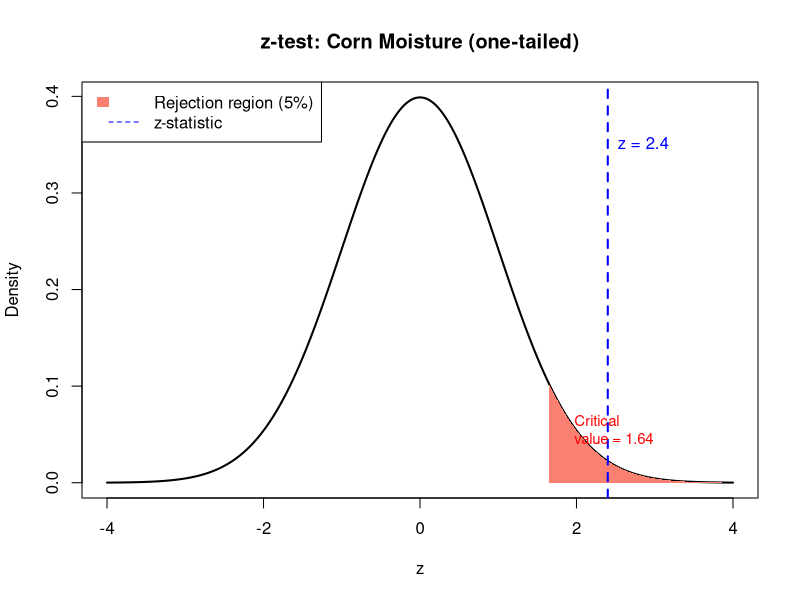

This chart was generated by the following R code:
## ---- chunk 1
# Corn moisture example
y_bar  <- 14.6   # sample mean
mu0    <- 14.0   # null hypothesis mean
sigma  <- 1.5    # known population SD
n      <- 36     # sample size

# Calculate z-statistic
z_stat <- (y_bar - mu0) / (sigma / sqrt(n))
cat("z-statistic:", z_stat, "\n")

# One-tailed p-value (right tail: Ha: mu > mu0)
p_one_tail <- pnorm(z_stat, lower.tail = FALSE)
cat("One-tailed p-value:", round(p_one_tail, 4), "\n")

# Two-tailed p-value
p_two_tail <- 2 * pnorm(abs(z_stat), lower.tail = FALSE)
cat("Two-tailed p-value:", round(p_two_tail, 4), "\n")

# Critical value for alpha = 0.05, one-tailed
z_crit <- qnorm(0.95)
cat("Critical value (one-tailed, alpha=0.05):", round(z_crit, 3), "\n")
cat("Decision:", ifelse(z_stat > z_crit, "Reject H0", "Fail to reject H0"), "\n")

# --- Two-tailed example ---
# Illustrate the rejection region
x_vals <- seq(-4, 4, length.out = 500)
plot(x_vals, dnorm(x_vals), type = "l", lwd = 2,
     main = "z-test: Corn Moisture (one-tailed)",
     xlab = "z", ylab = "Density")

# Shade rejection region (right tail only)
x_rej <- seq(z_crit, 4, length.out = 100)
polygon(c(x_rej, rev(x_rej)),
        c(dnorm(x_rej), rep(0, length(x_rej))),
        col = "salmon", border = NA)

abline(v = z_stat, col = "blue", lty = 2, lwd = 2)
text(z_stat, 0.35, paste("z =", round(z_stat, 2)), col = "blue", pos = 4)
text(z_crit + 0.2, 0.05, paste("Critical\nvalue =", round(z_crit, 2)),
     col = "red", pos = 4, cex = 0.9)
legend("topleft", legend = c("Rejection region (5%)", "z-statistic"),
       fill = c("salmon", NA), lty = c(NA, 2), col = c(NA, "blue"), border = NA)
